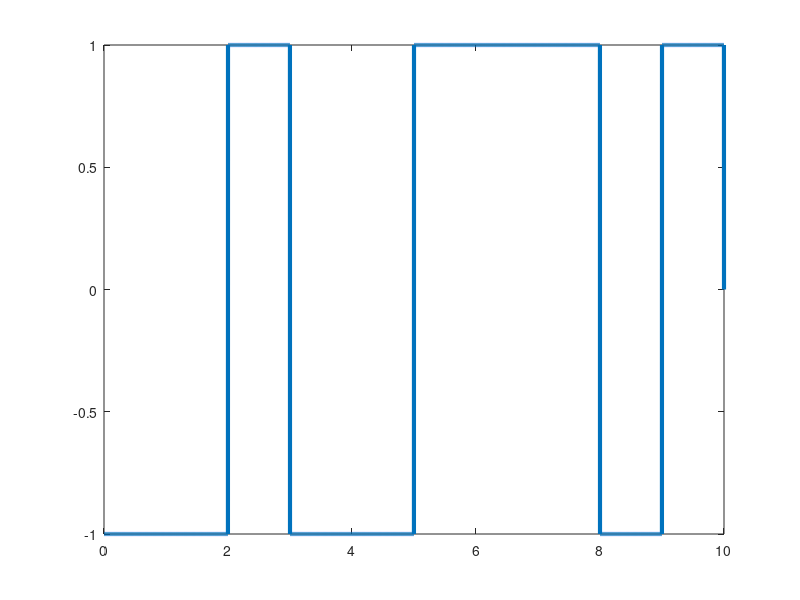

Reproduce this figure in MATLAB.
bits=[1 0 1 1 0 1 0 0 1 1];
bitrate=1;
T=length(bits)/bitrate;
n=1000;
N=n*length(bits);
dT=T/N;
t=0:dT:T;

last_bit=1;
y=zeros(1,length(t));
for i=0:length(bits)-1;
  if(bits(i+1)==1) 
    last_bit=-last_bit;
    y(i*n+1:(i+1)*n)=last_bit;
  else
    y(i*n+1:(i+1)*n)=last_bit;
  end
end

plot(t, y, 'Linewidth', 3);
counter=0;
last_bit=1;
x=1;
for i=1:length(t)
  if(t(i)>counter)
  counter=counter+(1/bitrate);
    if(y(i)!=last_bit)
      result(x)=1;
      last_bit=-last_bit;
      x=x+1;
    else 
      result(x)=0;
      x=x+1;
    end
  end
end

disp('NRZ_I Line Decoding');
disp(result);
    
    

